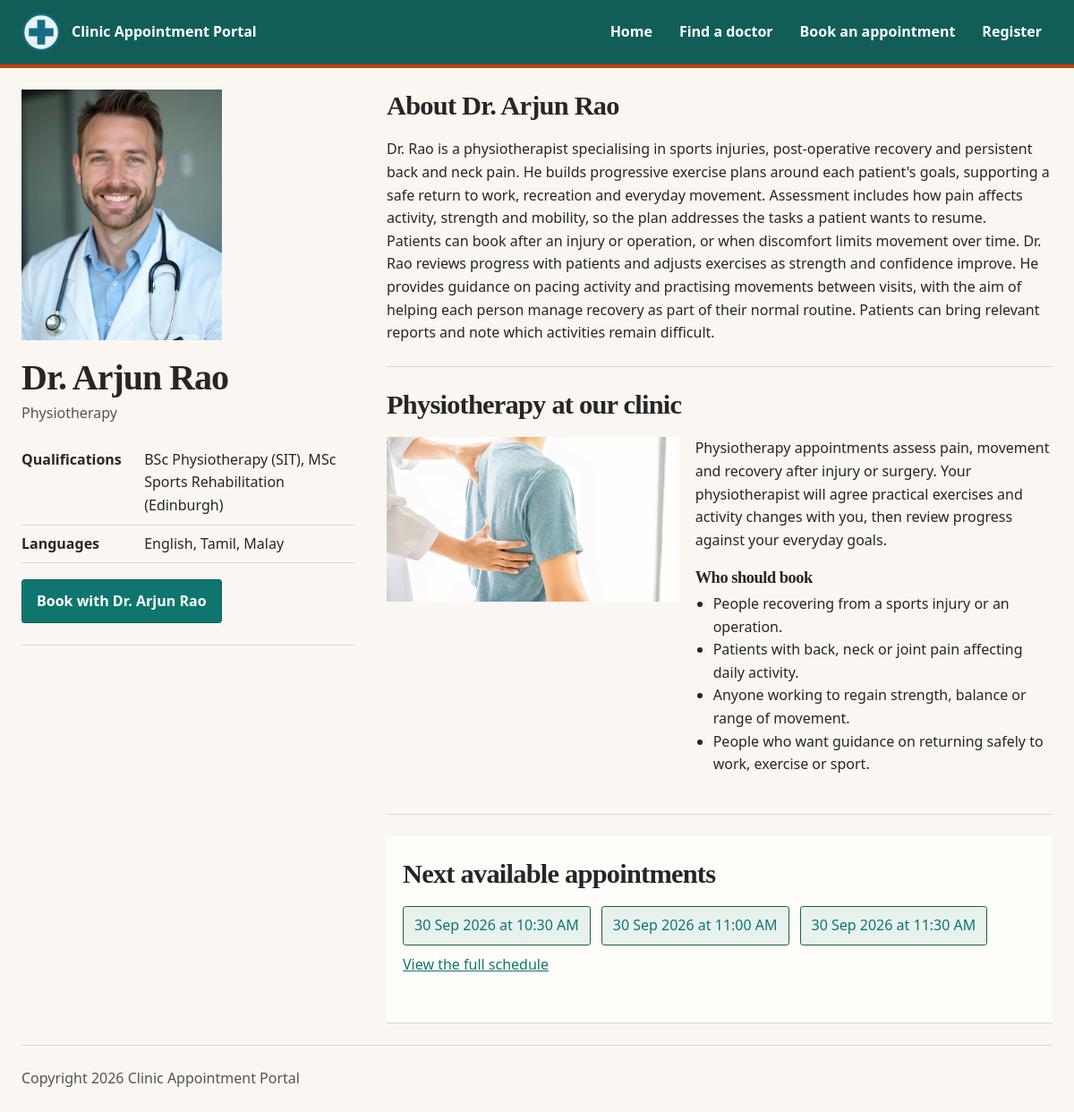
Screenshot of /clinic-base/doctor.php?id=5 with the database file from the repository.
### tables this page shows
CREATE TABLE `doctor` (
  `DoctorID` INT NOT NULL AUTO_INCREMENT,
  `FullName` VARCHAR(100) NOT NULL,
  `User` VARCHAR(100) NOT NULL,
  `HashPass` VARCHAR(255) NOT NULL,
  `Email` VARCHAR(100) NOT NULL,
  `Specialty` VARCHAR(80) DEFAULT NULL,
  `Qualifications` VARCHAR(255) DEFAULT NULL,
  `Languages` VARCHAR(120) DEFAULT NULL,
  `WriteUp` MEDIUMTEXT DEFAULT NULL,
  `ImageURL` VARCHAR(255) DEFAULT NULL,
  PRIMARY KEY (`DoctorID`),
  UNIQUE KEY `uq_doctor_user` (`User`),
  UNIQUE KEY `uq_doctor_email` (`Email`)
);

CREATE TABLE `slots` (
  `slotID` INT NOT NULL AUTO_INCREMENT,
  `DoctorID` INT NOT NULL,
  `SlotDateTime` DATETIME NOT NULL,
  `CreatedAt` TIMESTAMP NOT NULL DEFAULT current_timestamp(),
  `Status` ENUM('Available','Booked','Blocked') NOT NULL DEFAULT 'Available',
  PRIMARY KEY (`slotID`),
  UNIQUE KEY `uq_slot` (`DoctorID`,`SlotDateTime`),
  KEY `idx_slot_lookup` (`DoctorID`,`SlotDateTime`,`Status`),
  CONSTRAINT `fk_slots_doctor` FOREIGN KEY (`DoctorID`) REFERENCES `doctor` (`DoctorID`) ON DELETE CASCADE ON UPDATE CASCADE
);

### clinic-base/lib/db.php (called while the page is built, shortened)
<?php
function db(): PDO
{
    static $connection;
    if (!$connection instanceof PDO) {
        $dsn = 'mysql:host=' . DB_HOST
            . ';dbname=' . DB_NAME
            . ';charset=utf8mb4';
        $connection = new PDO($dsn, DB_USER, DB_PASS, [
            PDO::ATTR_ERRMODE => PDO::ERRMODE_EXCEPTION,
            PDO::ATTR_DEFAULT_FETCH_MODE => PDO::FETCH_ASSOC,
            PDO::ATTR_EMULATE_PREPARES => false,
            PDO::MYSQL_ATTR_INIT_COMMAND => "SET time_zone = '" . (new DateTimeImmutable())->format('P') . "'",
        ]);
    }
    return $connection;
}
function q(string $sql, array $params = []): PDOStatement
{
    $statement = db()->prepare($sql);
    $statement->execute($params);
    return $statement;
}
function q_one(string $sql, array $params = []): ?array
{
    $row = q($sql, $params)->fetch();
    return $row === false ? null : $row;
}
function q_all(string $sql, array $params = []): array
{
    return q($sql, $params)->fetchAll();
}

### clinic-base/models/doctors.php (called while the page is built, shortened)
<?php
require_once dirname(__DIR__) . DIRECTORY_SEPARATOR . 'lib' . DIRECTORY_SEPARATOR . 'db.php';
function find_doctor(int $id): ?array
{
    return q_one(
        'SELECT `DoctorID`, `FullName`, `User`, `HashPass`, `Email`, `Specialty`,
                `Qualifications`, `Languages`, `WriteUp`, `ImageURL`
         FROM `doctor`
         WHERE `DoctorID` = :id
         LIMIT 1',
        ['id' => $id]
    );
}

### clinic-base/lib/helpers.php (called while the page is built, shortened)
<?php
function e(mixed $s): string
{
    return htmlspecialchars($s ?? '', ENT_QUOTES, 'UTF-8');
}
function base_path(): string
{
    static $base = null;
    if ($base !== null) {
        return $base;
    }
    $base = '';
    $script = str_replace('\\', '/', (string) ($_SERVER['SCRIPT_NAME'] ?? ''));
    $file = realpath((string) ($_SERVER['SCRIPT_FILENAME'] ?? ''));
    $root = realpath(dirname(__DIR__));
    $inApp = str_replace('\\', '/', substr($file, strlen($root)));
    if ($inApp !== '' && strcasecmp(substr($script, -strlen($inApp)), $inApp) === 0) {
        $base = rtrim(substr($script, 0, -strlen($inApp)), '/');
    }
    return $base;
}
function url(string $path): string
{
    return base_path() . $path;
}
function app_request_uri(): string
{
    $uri = (string) ($_SERVER['REQUEST_URI'] ?? '/');
    $base = base_path();
    if ($base !== '' && strncasecmp($uri, $base, strlen($base)) === 0) {
        $uri = substr($uri, strlen($base));
    }
    return $uri === '' ? '/' : $uri;
}
function specialty_image(string $specialty): string
{
    $images = [
        'General Practice' => 'General_Practice_in_Action.jpg',
        'Dental' => 'Dentist_in_action.jpg',
        'Paediatrics' => 'Paediatrics_in_Action.jpg',
        'Dermatology' => 'Dermatologist_in_Action.jpg',
        'Physiotherapy' => 'Physiotherapist_in_Action.jpg',
    ];
    return '/assets/img/' . ($images[$specialty] ?? 'Clinic_Assisting_Elderly_woman.jpg');
}
function specialty_profile(string $specialty): array
{
    return $profiles[$specialty] ?? [
        'summary' => 'Our clinicians assess your concern, explain suitable care options and arrange follow-up or referral when needed.',
        'who_should_book' => [
            'Patients seeking an assessment related to this specialty.',
            'People who need follow-up for an existing concern.',
            'Anyone unsure which appointment best fits their needs.',
            'Patients seeking advice on next steps after an earlier assessment.',
        ],
    ];
}
function fmt_date(?string $value): string
{
    $timestamp = strtotime($value);
    return $timestamp === false ? '' : date('d M Y', $timestamp);
}
function fmt_time(?string $value): string
{
    $timestamp = strtotime($value);
    return $timestamp === false ? '' : date('g:i A', $timestamp);
}

### clinic-base/models/slots.php (called while the page is built, shortened)
<?php
require_once dirname(__DIR__) . DIRECTORY_SEPARATOR . 'lib' . DIRECTORY_SEPARATOR . 'db.php';
function slot_select(): string
{
    return 'SELECT `slotID`, `DoctorID`, `SlotDateTime`, `CreatedAt`, `Status`,
                   DATE(`SlotDateTime`) AS `SlotDate`, TIME(`SlotDateTime`) AS `SlotTime`
            FROM `slots`';
}
function next_available(int $doctorId, int $limit = 3): array
{
    return q_all(
        slot_select() . "
            WHERE `DoctorID` = :doctor_id
              AND `SlotDateTime` >= NOW()
              AND `Status` = 'Available'
            ORDER BY `SlotDateTime`
            LIMIT :slot_limit",
        ['doctor_id' => $doctorId, 'slot_limit' => $limit]
    );
}

### clinic-base/doctor.php (the view, shortened to what this page needs)
<?php
require_once __DIR__ . DIRECTORY_SEPARATOR . 'lib' . DIRECTORY_SEPARATOR . 'helpers.php';
require_once __DIR__ . DIRECTORY_SEPARATOR . 'models' . DIRECTORY_SEPARATOR . 'doctors.php';
require_once __DIR__ . DIRECTORY_SEPARATOR . 'models' . DIRECTORY_SEPARATOR . 'slots.php';
$idInput = $_GET['id'] ?? '';
$doctorId = is_string($idInput) && ctype_digit($idInput) ? (int) $idInput : 0;
$doctor = $doctorId > 0 ? find_doctor($doctorId) : null;
$slots = next_available($doctorId);
$specialty = (string) ($doctor['Specialty'] ?? 'General Practice');
$profile = specialty_profile($specialty);
$image = trim((string) ($doctor['ImageURL'] ?? ''));
$image = $image === '' ? '/assets/img/clinic-logo.svg' : '/' . ltrim($image, '/');
$name = (string) $doctor['FullName'];
require __DIR__ . DIRECTORY_SEPARATOR . 'partials' . DIRECTORY_SEPARATOR . 'header.php';
require __DIR__ . DIRECTORY_SEPARATOR . 'partials' . DIRECTORY_SEPARATOR . 'nav.php';
?>
<main id="main-content" class="doctor-profile">
    <aside class="doctor-profile-identity" aria-label="Doctor details">
        <img src="<?= e(url($image)) ?>" width="560" height="700" loading="eager" decoding="async" alt="Portrait of <?= e($name) ?>" class="doctor-profile-portrait">
        <h1><?= e($name) ?></h1>
        <p class="doctor-profile-specialty"><?= e($specialty) ?></p>
        <dl class="doctor-profile-facts">
            <div><dt>Qualifications</dt><dd><?= e((string) ($doctor['Qualifications'] ?? 'Not listed')) ?></dd></div>
            <div><dt>Languages</dt><dd><?= e((string) ($doctor['Languages'] ?? 'Not listed')) ?></dd></div>
        </dl>
        <a class="button doctor-book-button" aria-label="Book an appointment with <?= e($name) ?>" href="<?= e(url('/book.php?doctor=' . $doctorId)) ?>">Book with <?= e($name) ?></a>
    </aside>
    <div class="doctor-profile-content">
        <section class="page-intro doctor-about">
            <h2>About <?= e($name) ?></h2>
            <?php foreach (preg_split('/\n\s*\n/', trim((string) ($doctor['WriteUp'] ?? 'Profile information is not available.'))) ?: [] as $paragraph): ?>
                <?php if (trim($paragraph) !== ''): ?><p><?= nl2br(e(trim($paragraph))) ?></p><?php endif; ?>
            <?php endforeach; ?>
        </section>
        <section class="doctor-specialty-section">
            <h2><?= e($specialty) ?> at our clinic</h2>
            <div class="doctor-specialty-content">
                <img src="<?= e(url(specialty_image($specialty))) ?>" width="1280" height="720" loading="eager" alt="<?= e($specialty) ?> care at our clinic">
                <div>
                    <p><?= e($profile['summary']) ?></p>
                    <h3>Who should book</h3>
                    <ul>
                        <?php foreach ($profile['who_should_book'] as $reason): ?>
                            <li><?= e($reason) ?></li>
                        <?php endforeach; ?>
                    </ul>
                </div>
            </div>
        </section>
        <section class="doctor-availability">
            <h2>Next available appointments</h2>
            <?php if ($slots === []): ?>
                <p class="empty-state">This doctor has no availability in the current booking window.</p>
            <?php else: ?>
                <ul class="available-slots">
                    <?php foreach ($slots as $slot):
                        $date = (string) $slot['SlotDate'];
                        $href = '/book.php?doctor=' . $doctorId . '&date=' . rawurlencode($date) . '&slot=' . (int) $slot['slotID'];
                    ?>
                        <li class="slot free"><a href="<?= e(url($href)) ?>"><?= e(fmt_date($date)) ?> at <?= e(fmt_time((string) $slot['SlotTime'])) ?></a></li>
                    <?php endforeach; ?>
                </ul>
            <?php endif; ?>
            <p><a class="full-schedule-link" href="<?= e(url('/book.php?doctor=' . $doctorId)) ?>">View the full schedule</a></p>
        </section>
    </div>
</main>
<?php require __DIR__ . DIRECTORY_SEPARATOR . 'partials' . DIRECTORY_SEPARATOR . 'footer.php';

### clinic-base/assets/tokens.css (style rules this page uses)
:root { --c-ink: #292524; --c-muted: #57534e; --c-paper: #fffdf9; --c-surface: #faf7f2; --c-surface-band: #f1ece3; --c-surface-tile: #fffefa; --c-line: #ded6ca; --c-primary: #0f766e; --c-primary-dark: #115e59; --c-accent: #c2410c; --c-success: #166534; --c-danger: #b91c1c; --shadow-doctor-tile: 0 0.35rem 1rem rgba(41, 37, 36, 0.10); --radius-control: 0.2rem; --radius-tile: 0.45rem; --radius-section: 0; }

### rows the page displays
doctor: ImageURL (picture), FullName "Dr. Arjun Rao", Specialty "Physiotherapy", Qualifications "BSc Physiotherapy (SIT), MSc Sports Rehabilitation (Edinburgh)", Languages "English, Tamil, Malay", WriteUp "Dr. Rao is a physiotherapist specialising in sports injuries, post-operative recovery and persistent back and neck pain. He builds progressive exercise plans around each patient's goals, supporting a safe return to work, recreation and everyday movement. Assessment includes how pain affects activity, strength and mobility, so the plan addresses the tasks a patient wants to resume.", WriteUp "Patients can book after an injury or operation, or when discomfort limits movement over time. Dr. Rao reviews progress with patients and adjusts exercises as strength and confidence improve. He provides guidance on pacing activity and practising movements between visits, with the aim of helping each person manage recovery as part of their normal routine. Patients can bring relevant reports and note which activities remain difficult.", Specialty "Physiotherapy appointments assess pain, movement and recovery after injury or surgery. Your physiotherapist will agree practical exercises and activity changes with you, then review progress against your everyday goals.", Specialty "People recovering from a sports injury or an operation.", Specialty "Patients with back, neck or joint pain affecting daily activity.", Specialty "Anyone working to regain strength, balance or range of movement.", Specialty "People who want guidance on returning safely to work, exercise or sport."
slots: date "30 Sep 2026", SlotTime "10:30 AM"
slots: date "30 Sep 2026", SlotTime "11:00 AM"
slots: date "30 Sep 2026", SlotTime "11:30 AM"

### other values shown
$link['label'] "Home"
$link['label'] "Find a doctor"
$link['label'] "Book an appointment"
$link['label'] "Register"
